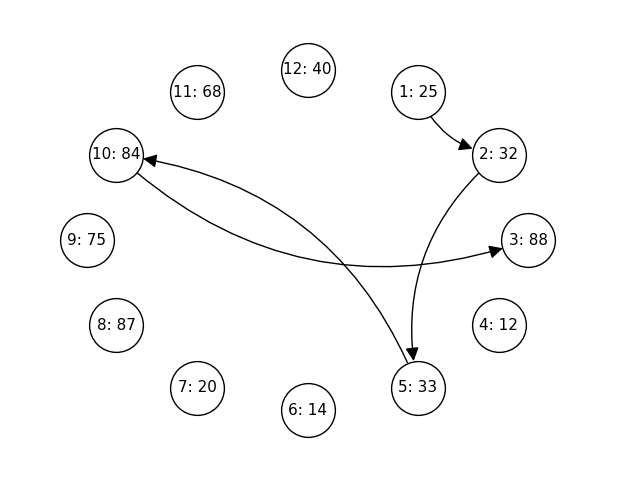

Source code (Python):
import matplotlib.pyplot as plt
import networkx as nx
import numpy as np


def figure_hong_page():
    font_style = {"family": "Times New Roman", "size": 12}
    plt.rc("font", **font_style)
    plt.figure(figsize=(5, 4))

    locations = np.arange(1, 13, dtype=int)
    values = [
        25,
        32,
        88,
        12,
        33,
        14,
        20,
        87,
        75,
        84,
        68,
        40,
    ]  # rd.sample(sorted(possible_values), 12)
    edges = [(1, 2), (2, 5), (5, 10), (10, 3)]

    net = nx.DiGraph()
    net.add_nodes_from(locations)
    net.add_edges_from(edges)

    pos_dummy = nx.circular_layout(net)
    pos = {location: pos_dummy[((3 - location) % 12 + 1)] for location in locations}
    labels = {location: f"{location}: {values[location - 1]}" for location in locations}

    nx.draw_networkx_nodes(net, pos=pos, node_color="w", node_size=1500, edgecolors="k")
    nx.draw_networkx_labels(net, pos=pos, font_size=11, labels=labels)

    nx.draw_networkx_edges(
        net,
        pos=pos,
        arrows=True,
        arrowstyle="-|>",
        arrowsize=20,
        node_size=1500,
        connectionstyle="arc3,rad=0.3",
    )
    # nx.draw_networkx_edge_labels(
    #     net, pos, edge_labels=edge_labels, connectionstyle="arc3,rad=0.3"
    # )

    plt.axis("off")
    axis = plt.gca()
    axis.set_xlim([1.2 * x for x in axis.get_xlim()])  # type: ignore
    axis.set_ylim([1.2 * y for y in axis.get_ylim()])  # type: ignore
    plt.tight_layout()
    plt.savefig("figures/images/hongpage.eps", dpi=800, format="eps")
    plt.savefig("figures/images/hongpage.png", dpi=800)
    plt.close()
    # plt.show()
